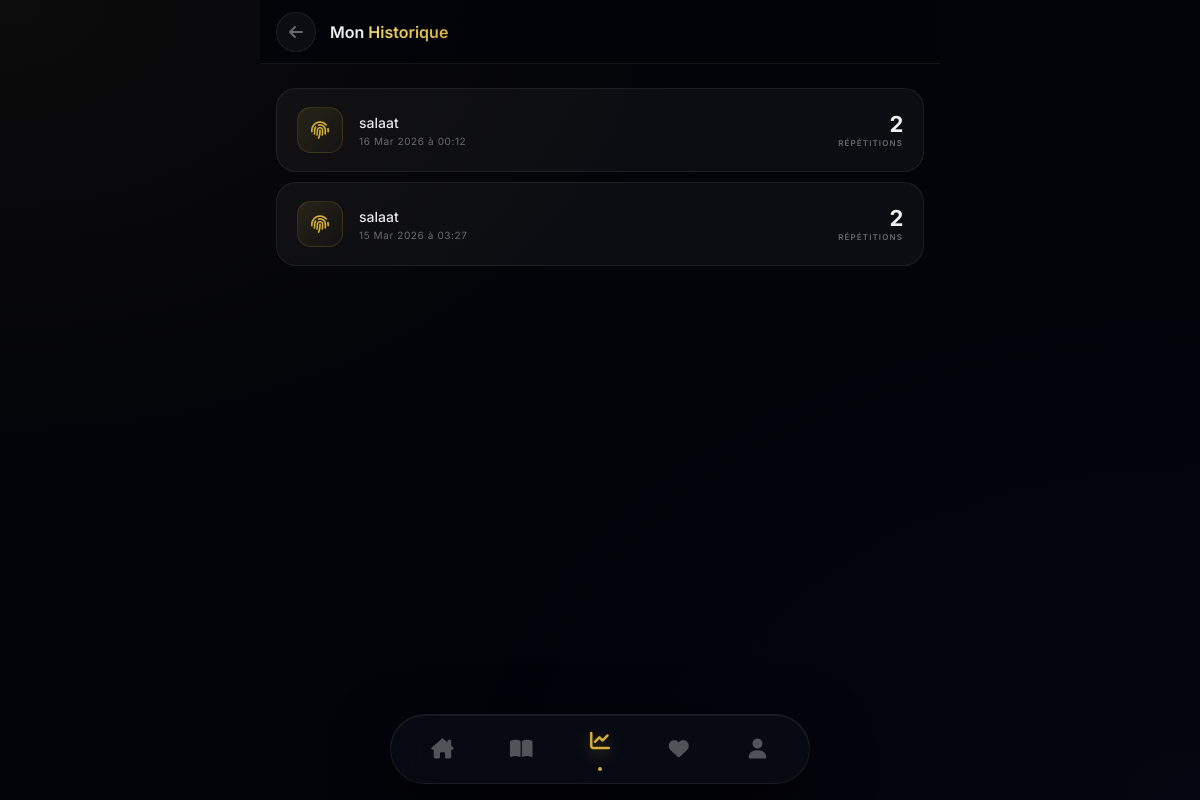
Before: /voir-historique/ (signed in) with the older database file.
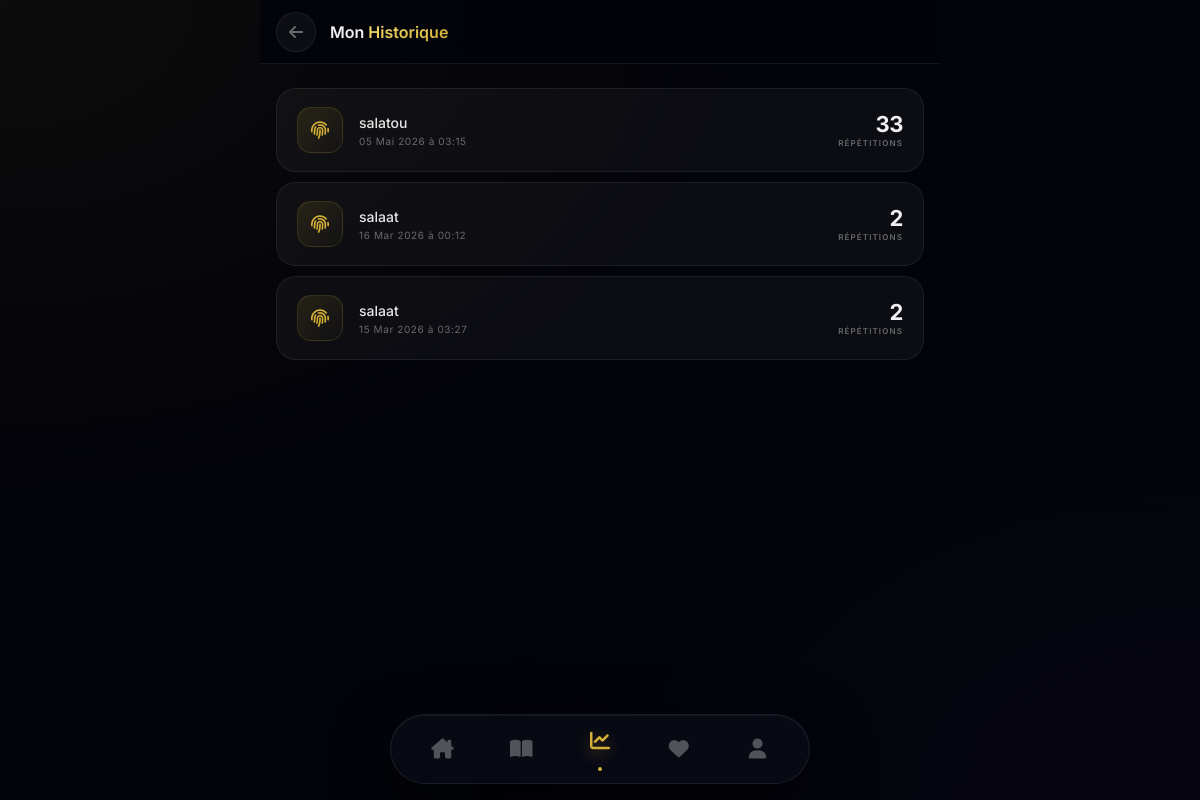
After: the same page with the newer database file.
### bibliotheque/models.py (models this page shows, shortened)
class HistoriqueZikr(models.Model):
    user = models.ForeignKey(User, on_delete=models.CASCADE)
    zikr = models.ForeignKey(Zikr, on_delete=models.CASCADE)
    nombre_total = models.PositiveIntegerField()
    date_seance = models.DateTimeField(auto_now_add=True)

class Zikr(models.Model):
    titre = models.CharField(max_length=200, db_index=True)
    texte_arabe = models.TextField(blank=True)
    transcription = models.TextField(blank=True)
    traduction = models.TextField(blank=True)
    objectif_par_defaut = models.PositiveIntegerField(default=33)
    fichier_audio = models.FileField(upload_to='zikrs_audio/', blank=True, null=True)

### bibliotheque/views.py (the view)
# urls.py: path('voir-historique/', views.voir_historique, name='voir_historique'),
@login_required
def voir_historique(request):
    historique = HistoriqueZikr.objects.filter(user=request.user).order_by('-date_seance')
    total_grains = historique.aggregate(Sum('nombre_total'))['nombre_total__sum'] or 0
    return render(request, 'bibliotheque/historique.html', {
        'historique': historique,
        'total_grains': total_grains,
    })

### bibliotheque/templates/bibliotheque/historique.html (shortened to what this page needs)
<!DOCTYPE html>
<html lang="fr">
<head>
    <link href="https://cdnjs.cloudflare.com/ajax/libs/font-awesome/6.4.0/css/all.min.css" rel="stylesheet">
</head>
<body>
    <div class="topbar">
        <a href="{% url 'home' %}" class="back-btn"><i class="fa-solid fa-arrow-left"></i></a>
        <h1 class="topbar-title">Mon <span>Historique</span></h1>
    </div>
    <div class="content">
        {% if historique %}
            {% for item in historique %}
            <div class="hist-item" style="animation-delay: {{ forloop.counter0 }}0ms">
                <div class="hist-icon">
                    <i class="fa-solid fa-fingerprint"></i>
                </div>
                <div class="hist-body">
                    <div class="hist-name">{{ item.zikr.titre }}</div>
                    <div class="hist-date">{{ item.date_seance|date:"d M Y à H:i" }}</div>
                </div>
                <div class="hist-count-wrap">
                    <div class="hist-count">{{ item.nombre_total }}</div>
                    <div class="hist-count-label">Répétitions</div>
                </div>
            </div>
            {% endfor %}
        {% else %}
            <div class="empty-state">
                <div class="empty-icon"><i class="fa-solid fa-scroll"></i></div>
                <div class="empty-title">Aucun historique pour le moment</div>
                <div class="empty-sub">Vos séances de Zikr apparaîtront ici</div>
            </div>
        {% endif %}
    </div>
    <nav class="nav-island">
        <a href="{% url 'home' %}" class="nav-item"><i class="fa-solid fa-house-chimney"></i><div class="nav-dot"></div></a>
        <a href="{% url 'liste' 'khassida' %}" class="nav-item"><i class="fa-solid fa-book-open"></i><div class="nav-dot"></div></a>
        <a href="{% url 'dashboard' %}" class="nav-item active"><i class="fa-solid fa-chart-line"></i><div class="nav-dot"></div></a>
        <a href="{% url 'favoris' %}" class="nav-item"><i class="fa-solid fa-heart"></i><div class="nav-dot"></div></a>
        <a href="{% url 'profile' %}" class="nav-item"><i class="fa-solid fa-user"></i><div class="nav-dot"></div></a>
    </nav>
</body>
</html>

Changed rows visible on the page:
added HistoriqueZikr: zikr.titre "salatou", date_seance "05 Mai 2026 à 03:15", nombre_total "33"
